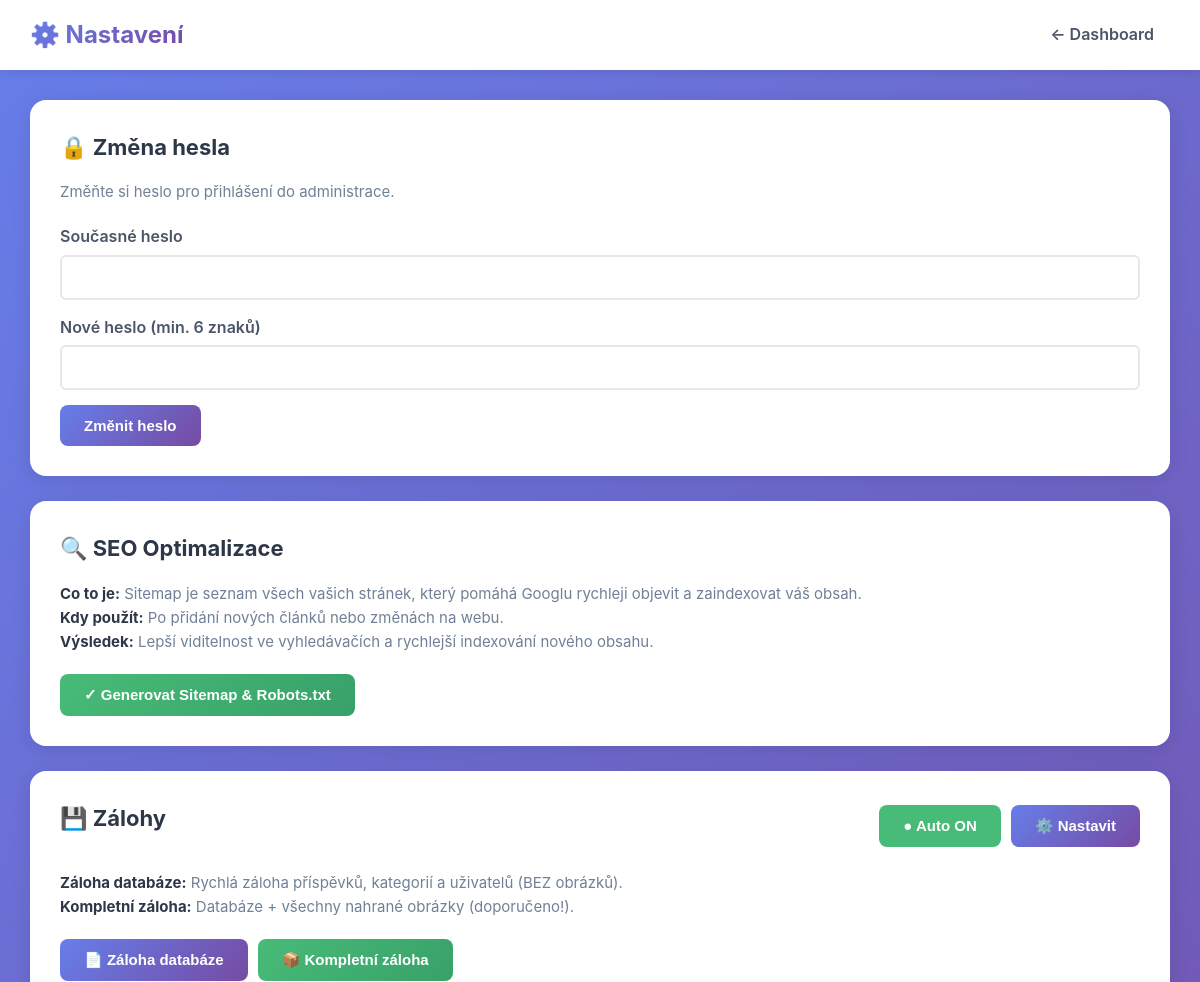
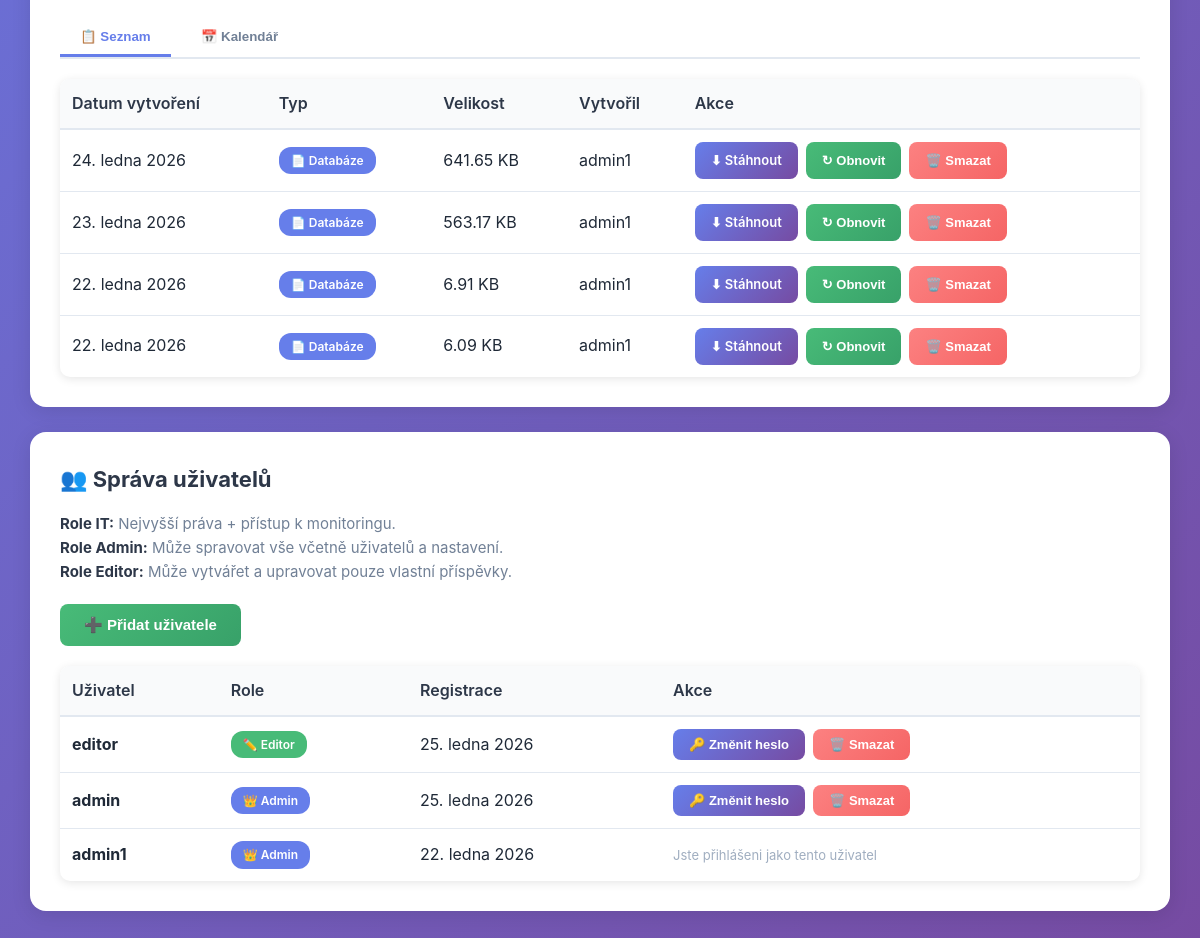
Screenshot of /admin/settings.php (signed in) with the database file from the repository (2 pictures, top to bottom).
### tables this page shows
CREATE TABLE `backups` (
  `id` int(11) NOT NULL AUTO_INCREMENT,
  `filename` varchar(255) NOT NULL,
  `filepath` varchar(255) NOT NULL,
  `size_bytes` bigint(20) DEFAULT NULL,
  `created_by` int(11) DEFAULT NULL,
  `created_at` timestamp NOT NULL DEFAULT CURRENT_TIMESTAMP,
  PRIMARY KEY (`id`),
  KEY `created_by` (`created_by`),
  KEY `idx_created` (`created_at`),
  CONSTRAINT `backups_ibfk_1` FOREIGN KEY (`created_by`) REFERENCES `users` (`id`) ON DELETE SET NULL
);

CREATE TABLE `users` (
  `id` int(11) NOT NULL AUTO_INCREMENT,
  `username` varchar(50) NOT NULL,
  `password` varchar(255) NOT NULL,
  `email` varchar(100) DEFAULT NULL,
  `role` enum('admin','editor') DEFAULT 'editor',
  `created_at` timestamp NOT NULL DEFAULT CURRENT_TIMESTAMP,
  `last_login` timestamp NULL DEFAULT NULL,
  PRIMARY KEY (`id`),
  UNIQUE KEY `username` (`username`),
  KEY `idx_username` (`username`)
);

### includes/database.class.php (called while the page is built, shortened)
<?php
class Database {
    private $connection;
    private $stmt;
    public function __construct() {
        $dsn = 'mysql:host=' . DB_HOST . ';dbname=' . DB_NAME . ';charset=' . DB_CHARSET;
        $options = [
            PDO::ATTR_ERRMODE => PDO::ERRMODE_EXCEPTION,
            PDO::ATTR_DEFAULT_FETCH_MODE => PDO::FETCH_ASSOC,
            PDO::ATTR_EMULATE_PREPARES => false,
            PDO::MYSQL_ATTR_INIT_COMMAND => "SET NAMES utf8mb4 COLLATE utf8mb4_unicode_ci"
        ];
        try {
            $this->connection = new PDO($dsn, DB_USER, DB_PASS, $options);
        } catch (PDOException $e) {
            $this->error = $e->getMessage();
            $this->logError('Database Connection', $e->getMessage());
            die('Chyba připojení k databázi. Zkontrolujte konfiguraci.');
        }
    }
    public function query($sql) {
    try {
        $this->stmt = $this->connection->prepare($sql);
        return $this;
    } catch (PDOException $e) {
        $this->logError('Query Prepare', $e->getMessage());
        $this->stmt = null;
        return $this;
    }
}
    public function bind($param, $value, $type = null) {
        if (is_null($type)) {
            switch (true) {
                case is_int($value):
                    $type = PDO::PARAM_INT;
                    break;
                default:
                    $type = PDO::PARAM_STR;
            }
        }
        $this->stmt->bindValue($param, $value, $type);
        return $this;
    }
    public function execute() {
        try {
            return $this->stmt->execute();
        } catch (PDOException $e) {
            $this->logError('Query Execute', $e->getMessage());
            return false;
        }
    }
    public function fetchAll() {
    $this->execute();
    return $this->stmt->fetchAll();
    }
    public function fetch() {
        $this->execute();
        return $this->stmt->fetch();
    }
}
?>

### includes/backup.class.php (called while the page is built, shortened)
<?php
class Backup {
    private $db;
    public function __construct() {
        global $db;
        $this->db = $db;
        $this->backupDir = BACKUPS_PATH;
    }
    public function listBackups() {
        $this->db->query(
            "SELECT b.*, u.username as created_by_name
             FROM backups b
             LEFT JOIN users u ON b.created_by = u.id
             ORDER BY b.created_at DESC"
        );
        return $this->db->fetchAll();
    }
}
?>

### config.php (called while the page is built, shortened)
<?php
require_once INCLUDES_PATH . 'database.class.php';
require_once INCLUDES_PATH . 'backup.class.php';
$db = new Database();
require_once INCLUDES_PATH . 'helpers.php';
?>

### includes/helpers.php (called while the page is built, shortened)
<?php
function formatDate($date, $format = 'j. n. Y') {
    $months = [
        1 => 'ledna', 2 => 'února', 3 => 'března', 4 => 'dubna',
        5 => 'května', 6 => 'června', 7 => 'července', 8 => 'srpna',
        9 => 'září', 10 => 'října', 11 => 'listopadu', 12 => 'prosince'
    ];
    $timestamp = is_numeric($date) ? $date : strtotime($date);
    $day = date('j', $timestamp);
    $month = $months[(int)date('n', $timestamp)];
    $year = date('Y', $timestamp);
    return "$day. $month $year";
}
function e($text) {
    return htmlspecialchars($text, ENT_QUOTES, 'UTF-8');
}
function formatBytes($bytes, $precision = 2) {
    $units = ['B', 'KB', 'MB', 'GB', 'TB'];
    for ($i = 0; $bytes > 1024 && $i < count($units) - 1; $i++) {
        $bytes /= 1024;
    }
    return round($bytes, $precision) . ' ' . $units[$i];
}
?>

### admin/settings.php (the view, shortened to what this page needs)
<?php
require_once '../config.php';
$backup = new Backup();
$backups = $backup->listBackups();
$db3 = new Database();
$db3->query("
    SELECT b.*,
           CASE
               WHEN b.created_by = 0 OR b.created_by IS NULL THEN 'Systém'
               ELSE u.username
           END as created_by_name
    FROM backups b
    LEFT JOIN users u ON b.created_by = u.id
    ORDER BY b.created_at DESC
");
$backups = $db3->fetchAll();
$db = new Database();
$db->query("SELECT id, username, role, created_at FROM users ORDER BY created_at DESC");
$users = $db->fetchAll();
$db->query("SELECT id, username, role FROM users WHERE id = :id");
$db->bind(':id', $_SESSION['user_id']);
$currentUser = $db->fetch();
?>
<!DOCTYPE html>
<html lang="cs">
<head>
    <link rel="stylesheet" href="<?= ASSETS_URL ?>css/admin.css">
</head>
<body>
    <header>
        <div class="header-content">
            <div class="header-title">⚙️ Nastavení</div>
            <nav>
                <a href="dashboard.php" class="header-link">← Dashboard</a>
            </nav>
        </div>
    </header>
    <div class="container">
        <div class="card">
            <h2>🔒 Změna hesla</h2>
            <p class="card-description">Změňte si heslo pro přihlášení do administrace.</p>
            <form method="POST">
                <div class="form-group">
                    <label>Současné heslo</label>
                    <input type="password" name="current_password" required>
                </div>
                <div class="form-group">
                    <label>Nové heslo (min. 6 znaků)</label>
                    <input type="password" name="new_password" required minlength="6">
                </div>
                <button type="submit" class="btn btn-primary">Změnit heslo</button>
            </form>
        </div>
        <div class="card">
            <h2>🔍 SEO Optimalizace</h2>
            <p class="card-description">
                <strong>Co to je:</strong> Sitemap je seznam všech vašich stránek, který pomáhá Googlu rychleji objevit a zaindexovat váš obsah.<br>
                <strong>Kdy použít:</strong> Po přidání nových článků nebo změnách na webu.<br>
                <strong>Výsledek:</strong> Lepší viditelnost ve vyhledávačích a rychlejší indexování nového obsahu.
            </p>
            <form method="POST">
                <button type="submit" class="btn btn-success">✓ Generovat Sitemap & Robots.txt</button>
            </form>
        </div>
<div class="card" id="backups">
    <div style="display: flex; justify-content: space-between; align-items: center; margin-bottom: 20px;">
        <h2>💾 Zálohy</h2>
        <div style="display: flex; gap: 10px;">
            <?php
            $dbSched = new Database();
            $dbSched->query("SELECT * FROM backup_schedule WHERE backup_type = 'database'");
            $dbSchedule = $dbSched->fetch();
            $dbSched2 = new Database();
            $dbSched2->query("SELECT * FROM backup_schedule WHERE backup_type = 'full'");
            $fullSchedule = $dbSched2->fetch();
            $autoEnabled = ($dbSchedule && $dbSchedule['enabled']) || ($fullSchedule && $fullSchedule['enabled']);
            ?>
            <button onclick="toggleAutoBackup()" class="btn" style="background: <?= $autoEnabled ? '#48bb78' : '#e2e8f0' ?>; color: <?= $autoEnabled ? 'white' : '#4a5568' ?>;">
                <span id="autoBackupIcon"><?= $autoEnabled ? '●' : '○' ?></span> Auto <?= $autoEnabled ? 'ON' : 'OFF' ?>
            </button>
            <button onclick="openBackupScheduleModal()" class="btn btn-primary">⚙️ Nastavit</button>
        </div>
    </div>
    <p class="card-description">
        <strong>Záloha databáze:</strong> Rychlá záloha příspěvků, kategorií a uživatelů (BEZ obrázků).<br>
        <strong>Kompletní záloha:</strong> Databáze + všechny nahrané obrázky (doporučeno!).
    </p>
    <div style="display: flex; gap: 10px; margin-bottom: 20px;">
        <form method="POST" style="margin: 0;">
            <button type="submit" class="btn btn-primary">📄 Záloha databáze</button>
        </form>
        <form method="POST" style="margin: 0;">
            <button type="submit" class="btn btn-success">📦 Kompletní záloha</button>
        </form>
    </div>
    <div style="display: flex; gap: 10px; margin-bottom: 20px; border-bottom: 2px solid #e2e8f0;">
        <button onclick="showBackupView('list')" id="viewList" class="view-tab active">📋 Seznam</button>
        <button onclick="showBackupView('calendar')" id="viewCalendar" class="view-tab">📅 Kalendář</button>
    </div>
    <div id="backupListView">
        <?php if (empty($backups)): ?>
            <div class="empty-state">
                <div class="empty-state-icon">📭</div>
                <p>Zatím žádné zálohy</p>
            </div>
        <?php else:
            $page = isset($_GET['backup_page']) ? (int)$_GET['backup_page'] : 1;
            $perPage = 5;
            $offset = ($page - 1) * $perPage;
            $pagedBackups = array_slice($backups, $offset, $perPage);
        ?>
            <table class="table">
                <thead>
                    <tr>
                        <th>Datum vytvoření</th>
                        <th>Typ</th>
                        <th>Velikost</th>
                        <th>Vytvořil</th>
                        <th>Akce</th>
                    </tr>
                </thead>
                <tbody>
                    <?php foreach ($pagedBackups as $b): ?>
                        <tr <?= $b['last_restored_at'] ? 'style="background: #f0fff4;"' : '' ?>>
                            <td>
                                <?= formatDate($b['created_at']) ?>
                            </td>
                            <td>
                                <?php if (isset($b['type']) && $b['type'] === 'full'): ?>
                                    <span class="badge" style="background: #48bb78; color: white;">📦 Kompletní</span>
                                <?php else: ?>
                                    <span class="badge" style="background: #667eea; color: white;">📄 Databáze</span>
                                <?php endif; ?>
                            </td>
                            <td><?= formatBytes($b['size_bytes']) ?></td>
                            <td><?= e($b['created_by_name'] ?? 'Systém') ?></td>
                            <td>
                                <div class="table-actions">
                                    <a href="download_backup.php?id=<?= $b['id'] ?>" class="btn btn-primary btn-small">⬇ Stáhnout</a>
                                    <button onclick="openRestoreModal(<?= $b['id'] ?>, '<?= e($b['filename']) ?>', '<?= formatDate($b['created_at']) ?>')" class="btn btn-success btn-small">↻ Obnovit</button>
                                    <button onclick="openDeleteBackupModal(<?= $b['id'] ?>, '<?= e($b['filename']) ?>')" class="btn btn-danger btn-small">🗑️ Smazat</button>
                                </div>
                            </td>
                        </tr>
                    <?php endforeach; ?>
                </tbody>
            </table>
        <?php endif; ?>
    </div>
</div>
        <?php if ($currentUser['role'] === 'admin' || $currentUser['role'] === 'it'): ?>
        <div class="card">
            <h2>👥 Správa uživatelů</h2>
            <p class="card-description">
             <strong>Role IT:</strong> Nejvyšší práva + přístup k monitoringu.<br>
             <strong>Role Admin:</strong> Může spravovat vše včetně uživatelů a nastavení.<br>
            <strong>Role Editor:</strong> Může vytvářet a upravovat pouze vlastní příspěvky.
            </p>
            <div style="display: flex; gap: 10px; margin-bottom: 20px; align-items: center;">
                <button onclick="openAddUserModal()" class="btn btn-success">➕ Přidat uživatele</button>
            </div>
            <table class="table">
                <thead>
                    <tr>
                        <th>Uživatel</th>
                        <th>Role</th>
                        <th>Registrace</th>
                        <th>Akce</th>
                    </tr>
                </thead>
                <tbody>
                    <?php foreach ($users as $user): ?>
                        <tr>
                            <td><strong><?= e($user['username']) ?></strong></td>
                            <td>
                                <span class="badge badge-<?= $user['role'] ?>">
                                    <?php
                                    if ($user['role'] === 'it') {
                                        echo '🔧 IT';
                                    } elseif ($user['role'] === 'admin') {
                                        echo '👑 Admin';
                                    } else {
                                        echo '✏️ Editor';
                                    }
                                    ?>
                                </span>
                            </td>
                            <td><?= formatDate($user['created_at']) ?></td>
                            <td>
                                <div class="table-actions">
                                    <?php if ($user['id'] !== $_SESSION['user_id']): ?>
                                        <?php if ($user['role'] === 'it' && $currentUser['role'] !== 'it'): ?>
                                            <span style="color: #9f7aea; font-size: 13px;">🔒 IT účet - pouze IT může upravovat</span>
                                        <?php else: ?>
                                            <button onclick="openChangePasswordModal(<?= $user['id'] ?>, '<?= e($user['username']) ?>')" class="btn btn-primary btn-small">🔑 Změnit heslo</button>
                                            <button onclick="confirmDeleteUser(<?= $user['id'] ?>, '<?= e($user['username']) ?>')" class="btn btn-danger btn-small">🗑️ Smazat</button>
                                        <?php endif; ?>
                                    <?php else: ?>
                                        <span style="color: #a0aec0; font-size: 13px;">Jste přihlášeni jako tento uživatel</span>
                                    <?php endif; ?>
                                </div>
                            </td>
                        </tr>
                    <?php endforeach; ?>
                </tbody>
            </table>
        </div>
        <?php endif; ?>
    </div>
</body>
</html>

### rows the page displays
backups: created_at "24. ledna 2026", size_bytes "641.65 KB", created_by.username "admin1"
backups: created_at "23. ledna 2026", size_bytes "563.17 KB", created_by.username "admin1"
backups: created_at "22. ledna 2026", size_bytes "6.91 KB", created_by.username "admin1"
backups: created_at "22. ledna 2026", size_bytes "6.09 KB", created_by.username "admin1"
users: username "editor", role "✏️ Editor", created_at "25. ledna 2026"
users: username "admin", role "👑 Admin", created_at "25. ledna 2026"
users: username "admin1", role "👑 Admin", created_at "22. ledna 2026", shows "Jste přihlášeni jako tento uživatel"
